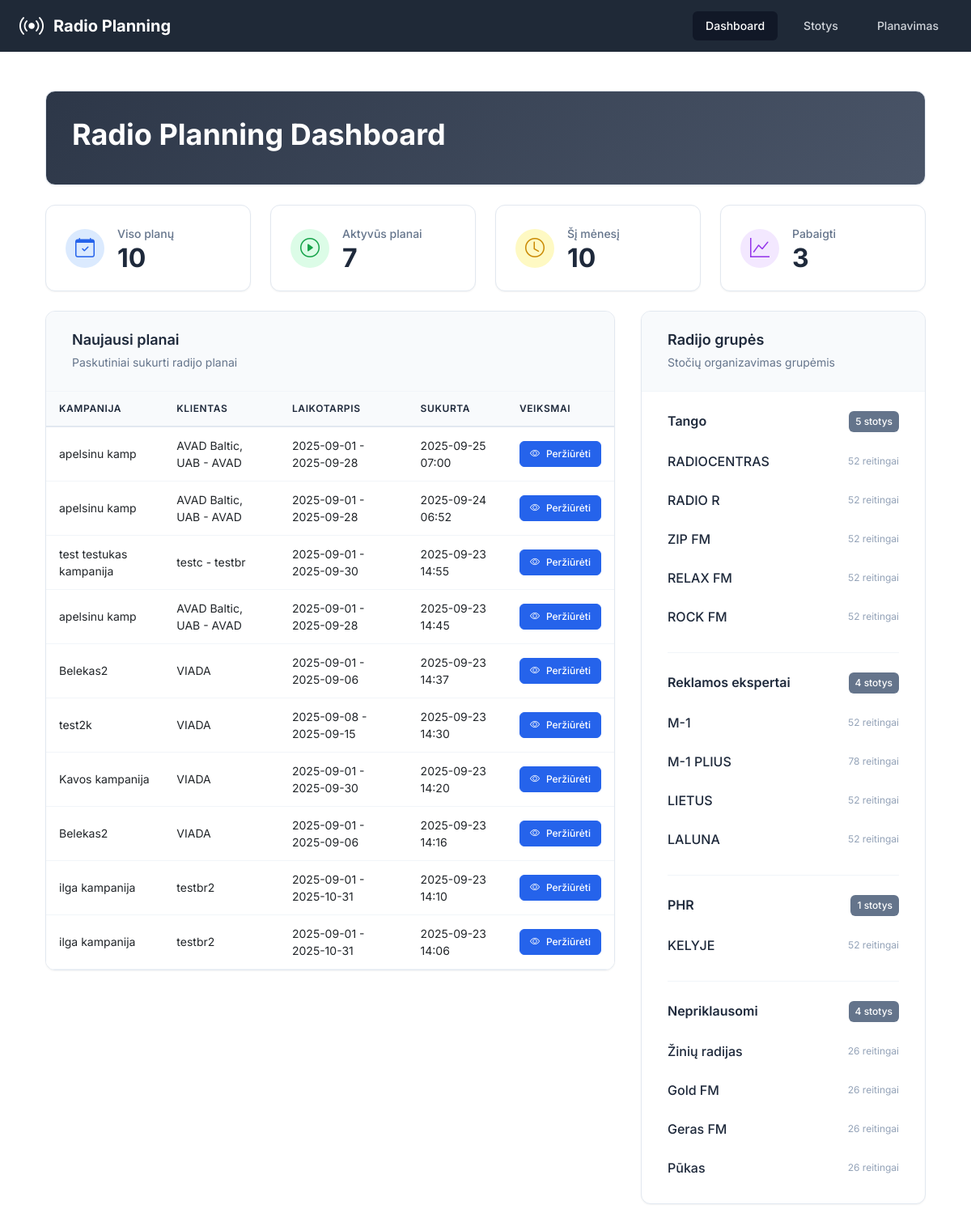
The page / on the database its author committed.
### app/models.py (models this page shows, shortened)
class RadioPlan(db.Model):
    __tablename__ = 'radio_plans'
    id = db.Column(db.Integer, primary_key=True)
    campaign_id = db.Column(db.Integer, nullable=False)  # From projects-crm
    campaign_name = db.Column(db.String(200))
    project_id = db.Column(db.Integer)
    project_name = db.Column(db.String(200))
    client_brand_id = db.Column(db.Integer)
    client_brand_name = db.Column(db.String(200))
    start_date = db.Column(db.Date, nullable=False)
    end_date = db.Column(db.Date, nullable=False)
    target_audience = db.Column(db.String(50), nullable=False)
    our_discount = db.Column(db.Float, default=0)  # Percentage
    client_discount = db.Column(db.Float, default=0)  # Percentage
    created_at = db.Column(db.DateTime, default=datetime.utcnow)
    updated_at = db.Column(db.DateTime, default=datetime.utcnow, onupdate=datetime.utcnow)
    spots = db.relationship('RadioSpot', backref='plan', lazy='dynamic', cascade='all, delete-orphan')
    clips = db.relationship('RadioClip', backref='plan', lazy='dynamic', cascade='all, delete-orphan')
    selected_stations = db.relationship('RadioStation', secondary=plan_stations, lazy='subquery',
                                      backref=db.backref('plans', lazy=True))

class RadioGroup(db.Model):
    __tablename__ = 'radio_groups'
    id = db.Column(db.Integer, primary_key=True)
    name = db.Column(db.String(100), nullable=False, unique=True)
    created_at = db.Column(db.DateTime, default=datetime.utcnow)
    stations = db.relationship('RadioStation', backref='group', lazy='dynamic', cascade='all, delete-orphan')

class RadioStation(db.Model):
    __tablename__ = 'radio_stations'
    id = db.Column(db.Integer, primary_key=True)
    name = db.Column(db.String(100), nullable=False)
    group_id = db.Column(db.Integer, db.ForeignKey('radio_groups.id'), nullable=False)
    created_at = db.Column(db.DateTime, default=datetime.utcnow)
    updated_at = db.Column(db.DateTime, default=datetime.utcnow, onupdate=datetime.utcnow)
    prices = db.relationship('StationPrice', backref='station', lazy='dynamic', cascade='all, delete-orphan')
    ratings = db.relationship('StationRating', backref='station', lazy='dynamic', cascade='all, delete-orphan')

### app/routes.py (the view)
@main_bp.route('/')
def index():
    plans = RadioPlan.query.order_by(RadioPlan.created_at.desc()).limit(10).all()
    stations = RadioStation.query.all()
    groups = RadioGroup.query.all()
    return render_template('index.html',
                         plans=plans,
                         stations=stations,
                         groups=groups)

### app/templates/index.html (shortened to what this page needs)
{% extends "base.html" %}
{% block content %}
<div class="container-fluid p-0">
    <div class="dashboard-header mb-4">
        <div class="header-content">
            <h1 style="color: white;">Radio Planning Dashboard</h1>
        </div>
    </div>
    <div class="grid grid-cols-1 gap-4 sm:grid-cols-4 mb-6">
        <div class="professional-card">
            <div class="card-content">
                <div class="card-icon bg-blue-100">
                    <i class="bi bi-calendar-check text-blue-600"></i>
                </div>
                <div class="card-stats">
                    <p class="card-title">Viso planų</p>
                    <p class="card-number" id="totalPlans">{{ plans | length }}</p>
                </div>
            </div>
        </div>
        <div class="professional-card">
            <div class="card-content">
                <div class="card-icon bg-green-100">
                    <i class="bi bi-play-circle text-green-600"></i>
                </div>
                <div class="card-stats">
                    <p class="card-title">Aktyvūs planai</p>
                    <p class="card-number" id="activePlans">0</p>
                </div>
            </div>
        </div>
        <div class="professional-card">
            <div class="card-content">
                <div class="card-icon bg-yellow-100">
                    <i class="bi bi-clock text-yellow-600"></i>
                </div>
                <div class="card-stats">
                    <p class="card-title">Šį mėnesį</p>
                    <p class="card-number" id="thisMonthPlans">0</p>
                </div>
            </div>
        </div>
        <div class="professional-card">
            <div class="card-content">
                <div class="card-icon bg-purple-100">
                    <i class="bi bi-graph-up text-purple-600"></i>
                </div>
                <div class="card-stats">
                    <p class="card-title">Pabaigti</p>
                    <p class="card-number" id="completedPlans">0</p>
                </div>
            </div>
        </div>
    </div>
    <div class="content-grid">
        <div class="content-section plans-section">
            <div class="professional-section">
                <div class="section-header">
                    <div class="section-title">
                        <h3>Naujausi planai</h3>
                        <span class="section-subtitle">Paskutiniai sukurti radijo planai</span>
                    </div>
                </div>
                <div class="table-container">
                    {% if plans %}
                    <div class="table-responsive">
                        <table class="professional-table">
                            <thead>
                                <tr>
                                    <th>Kampanija</th>
                                    <th>Klientas</th>
                                    <th>Laikotarpis</th>
                                    <th>Sukurta</th>
                                    <th>Veiksmai</th>
                                </tr>
                            </thead>
                            <tbody>
                                {% for plan in plans %}
                                <tr>
                                    <td>{{ plan.campaign_name or 'N/A' }}</td>
                                    <td>{{ plan.client_brand_name or 'N/A' }}</td>
                                    <td>{{ plan.start_date.strftime('%Y-%m-%d') }} - {{ plan.end_date.strftime('%Y-%m-%d') }}</td>
                                    <td>{{ plan.created_at.strftime('%Y-%m-%d %H:%M') }}</td>
                                    <td>
                                        <a href="{{ url_for('main.view_plan', plan_id=plan.id) }}" class="btn-professional btn-primary btn-sm">
                                            <i class="bi bi-eye"></i>
                                            <span>Peržiūrėti</span>
                                        </a>
                                    </td>
                                </tr>
                                {% endfor %}
                            </tbody>
                        </table>
                    </div>
                    {% endif %}
                </div>
            </div>
        </div>
        <div class="content-section groups-section">
            <div class="professional-section">
                <div class="section-header">
                    <div class="section-title">
                        <h3>Radijo grupės</h3>
                        <span class="section-subtitle">Stočių organizavimas grupėmis</span>
                    </div>
                </div>
                <div class="groups-container">
                    {% for group in groups %}
                    <div class="group-item">
                        <div class="group-header">
                            <h4>{{ group.name }}</h4>
                            <span class="group-badge">{{ group.stations.count() }} stotys</span>
                        </div>
                        <div class="stations-list">
                            {% for station in group.stations %}
                            <div class="station-item">
                                <span class="station-name">{{ station.name }}</span>
                                <span class="station-info">{{ station.ratings.count() }} reitingai</span>
                            </div>
                            {% endfor %}
                        </div>
                    </div>
                    {% endfor %}
                </div>
            </div>
        </div>
    </div>
</div>
{% endblock %}

### app/templates/base.html (shortened to what this page needs)
<!DOCTYPE html>
<html lang="lt" class="h-full bg-gray-50">
<head>
    <script src="https://cdn.tailwindcss.com"></script>
    <link rel="stylesheet" href="https://cdn.jsdelivr.net/npm/bootstrap-icons@1.11.0/font/bootstrap-icons.css">
    <link href="https://cdn.jsdelivr.net/npm/bootstrap@5.3.0/dist/css/bootstrap.min.css" rel="stylesheet">
</head>
<body class="h-full">
    <div class="min-h-full">
        <header class="bg-gray-800">
            <div class="max-w-7xl mx-auto px-4 sm:px-6 lg:px-8">
                <div class="flex justify-between h-16">
                    <div class="flex items-center">
                        <div class="flex-shrink-0">
                            <div class="flex items-center">
                                <i class="bi bi-broadcast text-white text-3xl mr-3"></i>
                                <h1 class="text-xl font-bold text-white">Radio Planning</h1>
                            </div>
                        </div>
                    </div>
                    <nav class="hidden md:flex items-center space-x-4">
                        <a href="{{ url_for('main.index') }}"
                           class="{% if request.endpoint == 'main.index' %}bg-gray-900 text-white{% else %}text-gray-300 hover:bg-gray-700 hover:text-white{% endif %} px-3 py-2 rounded-md text-sm font-medium transition-colors">
                            Dashboard
                        </a>
                        <a href="{{ url_for('main.stations') }}"
                           class="{% if request.endpoint == 'main.stations' %}bg-gray-900 text-white{% else %}text-gray-300 hover:bg-gray-700 hover:text-white{% endif %} px-3 py-2 rounded-md text-sm font-medium transition-colors">
                            Stotys
                        </a>
                        <a href="{{ url_for('main.planning') }}"
                           class="{% if request.endpoint == 'main.planning' %}bg-gray-900 text-white{% else %}text-gray-300 hover:bg-gray-700 hover:text-white{% endif %} px-3 py-2 rounded-md text-sm font-medium transition-colors">
                            Planavimas
                        </a>
                    </nav>
                </div>
            </div>
        </header>
        <main class="max-w-7xl mx-auto py-6 sm:px-6 lg:px-8">
            <div class="px-4 py-6 sm:px-0">
                {% block content %}{% endblock %}
            </div>
        </main>
    </div>
</body>
</html>

### app/templates/base.html (style rules this page uses)
body { font-family: 'Inter', sans-serif; }

### rows shown on the page
RadioPlan: campaign_name "apelsinu kamp", client_brand_name "AVAD Baltic, UAB - AVAD", start_date "2025-09-01", end_date "2025-09-28", created_at "2025-09-25 07:00"
RadioPlan: campaign_name "apelsinu kamp", client_brand_name "AVAD Baltic, UAB - AVAD", start_date "2025-09-01", end_date "2025-09-28", created_at "2025-09-24 06:52"
RadioPlan: campaign_name "test testukas kampanija", client_brand_name "testc - testbr", start_date "2025-09-01", end_date "2025-09-30", created_at "2025-09-23 14:55"
RadioPlan: campaign_name "apelsinu kamp", client_brand_name "AVAD Baltic, UAB - AVAD", start_date "2025-09-01", end_date "2025-09-28", created_at "2025-09-23 14:45"
RadioPlan: campaign_name "Belekas2", client_brand_name "VIADA", start_date "2025-09-01", end_date "2025-09-06", created_at "2025-09-23 14:37"
RadioPlan: campaign_name "test2k", client_brand_name "VIADA", start_date "2025-09-08", end_date "2025-09-15", created_at "2025-09-23 14:30"
RadioPlan: campaign_name "Kavos kampanija", client_brand_name "VIADA", start_date "2025-09-01", end_date "2025-09-30", created_at "2025-09-23 14:20"
RadioPlan: campaign_name "Belekas2", client_brand_name "VIADA", start_date "2025-09-01", end_date "2025-09-06", created_at "2025-09-23 14:16"
RadioPlan: campaign_name "ilga kampanija", client_brand_name "testbr2", start_date "2025-09-01", end_date "2025-10-31", created_at "2025-09-23 14:10"
RadioPlan: campaign_name "ilga kampanija", client_brand_name "testbr2", start_date "2025-09-01", end_date "2025-10-31", created_at "2025-09-23 14:06"
RadioGroup: name "Tango", stations.count "5"
RadioStation: name "RADIOCENTRAS", ratings.count "52"
RadioStation: name "RADIO R", ratings.count "52"
RadioStation: name "ZIP FM", ratings.count "52"
RadioStation: name "RELAX FM", ratings.count "52"
RadioStation: name "ROCK FM", ratings.count "52"
RadioGroup: name "Reklamos ekspertai", stations.count "4"
RadioStation: name "M-1", ratings.count "52"
RadioStation: name "M-1 PLIUS", ratings.count "78"
RadioStation: name "LIETUS", ratings.count "52"
RadioStation: name "LALUNA", ratings.count "52"
RadioGroup: name "PHR", stations.count "1"
RadioStation: name "KELYJE", ratings.count "52"
RadioGroup: name "Nepriklausomi", stations.count "4"
RadioStation: name "Žinių radijas", ratings.count "26"
RadioStation: name "Gold FM", ratings.count "26"
RadioStation: name "Geras FM", ratings.count "26"
RadioStation: name "Pūkas", ratings.count "26"

### other values the page prints
{{ plans | length }} "10"
